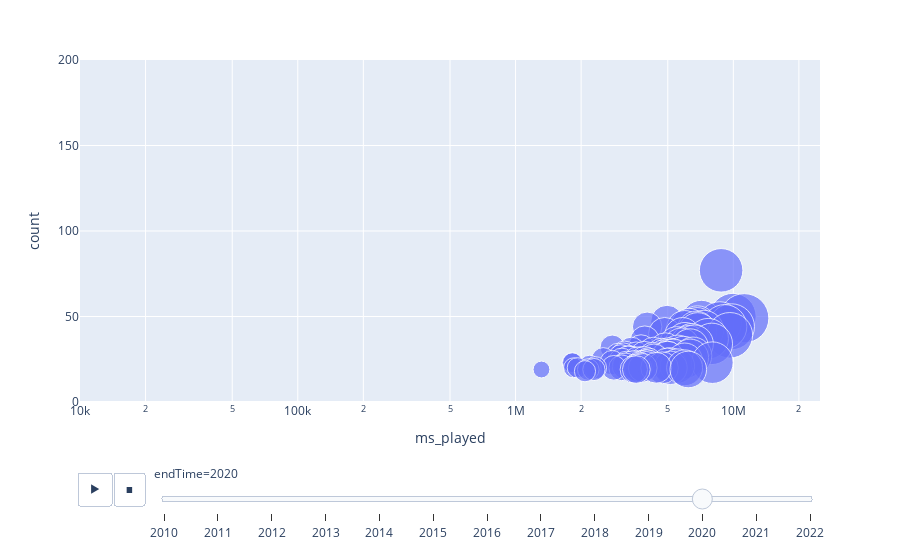

The code cell stored with this chart in its notebook:
### Markdown cell above
Need to add legend and limit the legend.

This should be done by adding a new column with the generes. Only the top 10 genres are assigned. Songs with another genre will
have assigned a neutral value.

### Code cell
px.scatter(df, x="ms_played", y="count", animation_frame="endTime",
           size='ms_played', hover_name="trackName",hover_data={'artistName':True},
           log_x=True, size_max=60,range_y=[0,200], range_x=[10000,25000000])

### Figure 1 — Plotly figure (JSON) as saved in the notebook; plotly's stock layout.template omitted (floating-point values rounded to 4 significant figures)
{"data": [{"customdata": [["Jack Harlow"], ["Lensko"], ["Lensko"], ["The Kid LAROI"], ["The Kid LAROI"], ["Pop Smoke"], ["Zero 9:36"], ["Greta Van Fleet"], ["Jung"], ["Stormzy"], ["DaBaby"], ["Pop Smoke"], ["Oberg"], ["Lil Baby"], ["JAY-Z"], ["Stormzy"], ["24kGoldn"], ["The Strokes"], ["PIND"], ["Badflower"], ["The Dangerous Summer"], ["Falling In Reverse"], ["Lil Tjay"], ["Headie One"], ["Juice"], ["Kanye West"], ["Bring Me The Horizon"], ["Stormzy"], ["Pop Smoke"], ["I Prevail"], ["Jung"], ["Jesu Brødre"], ["Dagny"], ["Gorillaz"], ["Fort Minor"], ["Stormzy"], ["The Prodigy"], ["Eminem"], ["The Minds Of 99"], ["Noisestorm"], ["Fleetwood Mac"], ["Albatraoz"], ["A$AP Rocky"], ["You Me At Six"], ["The Notorious B.I.G."], ["Headie One"], ["Thousand Foot Krutch"], ["PVRIS"], ["Blue Öyster Cult"], ["MGMT"], ["Darude"], ["Kanye West"], ["KennyHoopla"], ["Polo G"], ["Stormzy"], ["The Strokes"], ["Bring Me The Horizon"], ["Karpe"], ["Linkin Park"], ["You Me At Six"], ["Dave"], ["The Midnight"], ["KennyHoopla"], ["Greta Van Fleet"], ["Dire Straits"], ["THE SCOTTS"], ["iann dior"], ["KennyHoopla"], ["Highly Suspect"], ["Tristam"], ["JAY-Z"], ["JAY-Z"], ["Linkin Park"], ["Timecop1983"], ["Judge Bitch"], ["Jung"], ["Eminem"], ["Dr. Dre"], ["The Midnight"], ["Jack Harlow"], ["Machine Gun Kelly"], ["B.o.B"], ["Motionless In White"], ["Lil Mosey"], ["Bolaget"], ["Rainbow Kitten Surprise"], ["Pop Smoke"], ["The Strokes"], ["JAY-Z"], ["iann dior"], ["The Prodigy"], ["Foxing"], ["Judge Bitch"], ["Current Joys"], ["Kanye West"], ["Falling In Reverse"], ["Juice WRLD"], ["Lil Tecca"], ["Bee Gees"], ["The Weeknd"]], "hovertemplate": "<b>%{hovertext}</b><br><br>endTime=2020<br>ms_played=%{marker.size}<br>count=%{y}<br>artistName=%{customdata[0]}<extra></extra>", "hovertext": ["WHATS POPPIN", "Circles", "Cetus", "WRONG (feat. Lil Mosey)", "ALWAYS DO", "Dior - Bonus", "Come Thru", "Black Smoke Rising", "Hun Kommer Tilbage", "One Second (feat. H.E.R.)", "ROCKSTAR (feat. Roddy Ricch)", "The Woo (feat. 50 Cent & Roddy Ricch)", "Take My Hand", "Emotionally Scarred", "Numb / Encore", "Sounds of the Skeng", "Mood (feat. iann dior)", "Bad Decisions", "Plastic", "The Jester", "Fuck Them All", "Popular Monster", "20/20", "Ain't It Different (feat. AJ Tracey & Stormzy)", "Audrey Tell Me", "POWER", "Sleepwalking", "Wiley Flow", "For The Night (feat. Lil Baby & DaBaby)", "Hurricane", "Jeg Skal Nok Vente", "Trampertøsen", "Somebody", "Feel Good Inc.", "Remember the Name (feat. Styles of Beyond)", "Audacity (feat. Headie One)", "Breathe", "Darkness", "Som Fluer", "Crab Rave", "Dreams - 2004 Remaster", "E (Ventex)", "F**kin' Problems (feat. Drake, 2 Chainz & Kendrick Lamar)", "Heavy Soul", "Juicy - 2005 Remaster", "Only You Freestyle", "Take It Out On Me", "What's Wrong", "(Don't Fear) The Reaper", "Electric Feel", "Sandstorm", "Stronger", "how will i rest in peace if i'm buried by a highway?//", "Martin & Gina", "Own It (feat. Ed Sheeran & Burna Boy)", "Someday", "Teardrops", "Toyota'n til Magdi", "In the End", "Our House (The Mess We Made)", "Thiago Silva", "Vampires", "lost cause//", "Highway Tune", "Sultans Of Swing", "THE SCOTTS", "gone girl", "plastic door//", "16", "Flight", "Ni**as In Paris", "No Church In The Wild", "Papercut", "Tonight", "Trash Pandas", "Ud I Kørebanen", "'Till I Collapse", "Forgot About Dre", "Jason", "Tyler Herro", "bloody valentine", "Airplanes, Pt. II (feat. Eminem & Hayley Williams of Paramore)", "Another Life", "Blueberry Faygo", "Dum", "First Class", "Got It On Me", "Last Nite", "Run This Town", "Sick and Tired", "Smack My Bitch Up", "The Medic", "Vandal", "A Different Age", "Black Skinhead", "Carry On", "Conversations", "Ransom", "Stayin' Alive - From \"Saturday Night Fever\" Soundtrack", "Blinding Lights"], "legendgroup": "", "marker": {"color": "#636efa", "size": [8787898, 9963200, 11224359, 7135241, 4962521, 8662228, 6846085, 9804071, 6816811, 9119397, 4020531, 6252100, 5967017, 7319516, 6749777, 6853664, 4841944, 9639148, 5843768, 7660425, 5998513, 3920099, 6433797, 5490099, 6239932, 7964756, 6628574, 5783161, 2782352, 6328448, 4875638, 3767279, 3402275, 5554444, 4288047, 4704504, 5901477, 3169533, 5037281, 3579371, 5226975, 2963078, 4791804, 5076466, 3123969, 5296610, 3900158, 6529472, 6330205, 4965370, 3046226, 4270615, 4991332, 2526916, 3373301, 3322361, 4315989, 3277443, 3073806, 3765798, 3618174, 5976962, 3905406, 2776599, 8010460, 1814572, 1826768, 4059788, 3981141, 3674565, 3930290, 5119254, 3235166, 4968161, 3460936, 4026435, 3979354, 3188159, 5530868, 2189471, 3691521, 5147674, 3582214, 1846492, 3072218, 4723770, 1922597, 2826155, 3643528, 2325614, 5974781, 3838244, 4426412, 6210512, 2156853, 3492243, 1315188, 2289095, 3585680, 2083501], "sizemode": "area", "sizeref": 9271.0, "symbol": "circle"}, "mode": "markers", "name": "", "orientation": "v", "showlegend": false, "type": "scatter", "x": [8787898, 9963200, 11224359, 7135241, 4962521, 8662228, 6846085, 9804071, 6816811, 9119397, 4020531, 6252100, 5967017, 7319516, 6749777, 6853664, 4841944, 9639148, 5843768, 7660425, 5998513, 3920099, 6433797, 5490099, 6239932, 7964756, 6628574, 5783161, 2782352, 6328448, 4875638, 3767279, 3402275, 5554444, 4288047, 4704504, 5901477, 3169533, 5037281, 3579371, 5226975, 2963078, 4791804, 5076466, 3123969, 5296610, 3900158, 6529472, 6330205, 4965370, 3046226, 4270615, 4991332, 2526916, 3373301, 3322361, 4315989, 3277443, 3073806, 3765798, 3618174, 5976962, 3905406, 2776599, 8010460, 1814572, 1826768, 4059788, 3981141, 3674565, 3930290, 5119254, 3235166, 4968161, 3460936, 4026435, 3979354, 3188159, 5530868, 2189471, 3691521, 5147674, 3582214, 1846492, 3072218, 4723770, 1922597, 2826155, 3643528, 2325614, 5974781, 3838244, 4426412, 6210512, 2156853, 3492243, 1315188, 2289095, 3585680, 2083501], "xaxis": "x", "y": [77, 50, 49, 48, 47, 46, 45, 44, 44, 44, 44, 44, 43, 42, 42, 41, 40, 39, 39, 37, 36, 36, 35, 34, 34, 34, 34, 33, 32, 32, 31, 31, 30, 29, 29, 28, 28, 28, 28, 27, 27, 27, 27, 27, 27, 27, 27, 27, 26, 26, 26, 26, 26, 25, 25, 25, 25, 25, 24, 24, 24, 24, 24, 23, 23, 23, 23, 23, 22, 22, 22, 22, 22, 22, 22, 22, 21, 21, 21, 21, 21, 20, 20, 20, 20, 20, 20, 20, 20, 20, 20, 20, 20, 19, 19, 19, 19, 19, 19, 18], "yaxis": "y"}], "layout": {"autosize": true, "legend": {"itemsizing": "constant", "tracegroupgap": 0}, "margin": {"t": 60}, "sliders": [{"active": 10, "currentvalue": {"prefix": "endTime="}, "len": 0.9, "pad": {"b": 10, "t": 60}, "steps": [{"args": [["2010"], {"frame": {"duration": 0, "redraw": false}, "fromcurrent": true, "mode": "immediate", "transition": {"duration": 0, "easing": "linear"}}], "label": "2010", "method": "animate"}, {"args": [["2011"], {"frame": {"duration": 0, "redraw": false}, "fromcurrent": true, "mode": "immediate", "transition": {"duration": 0, "easing": "linear"}}], "label": "2011", "method": "animate"}, {"args": [["2012"], {"frame": {"duration": 0, "redraw": false}, "fromcurrent": true, "mode": "immediate", "transition": {"duration": 0, "easing": "linear"}}], "label": "2012", "method": "animate"}, {"args": [["2013"], {"frame": {"duration": 0, "redraw": false}, "fromcurrent": true, "mode": "immediate", "transition": {"duration": 0, "easing": "linear"}}], "label": "2013", "method": "animate"}, {"args": [["2014"], {"frame": {"duration": 0, "redraw": false}, "fromcurrent": true, "mode": "immediate", "transition": {"duration": 0, "easing": "linear"}}], "label": "2014", "method": "animate"}, {"args": [["2015"], {"frame": {"duration": 0, "redraw": false}, "fromcurrent": true, "mode": "immediate", "transition": {"duration": 0, "easing": "linear"}}], "label": "2015", "method": "animate"}, {"args": [["2016"], {"frame": {"duration": 0, "redraw": false}, "fromcurrent": true, "mode": "immediate", "transition": {"duration": 0, "easing": "linear"}}], "label": "2016", "method": "animate"}, {"args": [["2017"], {"frame": {"duration": 0, "redraw": false}, "fromcurrent": true, "mode": "immediate", "transition": {"duration": 0, "easing": "linear"}}], "label": "2017", "method": "animate"}, {"args": [["2018"], {"frame": {"duration": 0, "redraw": false}, "fromcurrent": true, "mode": "immediate", "transition": {"duration": 0, "easing": "linear"}}], "label": "2018", "method": "animate"}, {"args": [["2019"], {"frame": {"duration": 0, "redraw": false}, "fromcurrent": true, "mode": "immediate", "transition": {"duration": 0, "easing": "linear"}}], "label": "2019", "method": "animate"}, {"args": [["2020"], {"frame": {"duration": 0, "redraw": false}, "fromcurrent": true, "mode": "immediate", "transition": {"duration": 0, "easing": "linear"}}], "label": "2020", "method": "animate"}, {"args": [["2021"], {"frame": {"duration": 0, "redraw": false}, "fromcurrent": true, "mode": "immediate", "transition": {"duration": 0, "easing": "linear"}}], "label": "2021", "method": "animate"}, {"args": [["2022"], {"frame": {"duration": 0, "redraw": false}, "fromcurrent": true, "mode": "immediate", "transition": {"duration": 0, "easing": "linear"}}], "label": "2022", "method": "animate"}], "x": 0.1, "xanchor": "left", "y": 0, "yanchor": "top"}], "updatemenus": [{"active": 1, "buttons": [{"args": [null, {"frame": {"duration": 500, "redraw": false}, "fromcurrent": true, "mode": "immediate", "transition": {"duration": 500, "easing": "linear"}}], "label": "&#9654;", "method": "animate"}, {"args": [[null], {"frame": {"duration": 0, "redraw": false}, "fromcurrent": true, "mode": "immediate", "transition": {"duration": 0, "easing": "linear"}}], "label": "&#9724;", "method": "animate"}], "direction": "left", "pad": {"r": 10, "t": 70}, "showactive": false, "type": "buttons", "x": 0.1, "xanchor": "right", "y": 0, "yanchor": "top"}], "xaxis": {"anchor": "y", "domain": [0, 1], "range": [4, 7.398], "title": {"text": "ms_played"}, "type": "log"}, "yaxis": {"anchor": "x", "domain": [0, 1], "range": [0, 200], "title": {"text": "count"}, "type": "linear"}}}
